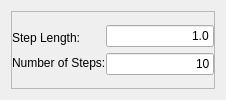
              <widget class="QWidget" name="Exhaustive">
               <layout class="QVBoxLayout" name="verticalLayout_41">
                <item>
                 <widget class="QFrame" name="m_ExhaustiveFrame">
                  <property name="frameShape">
                   <enum>QFrame::StyledPanel</enum>
                  </property>
                  <property name="frameShadow">
                   <enum>QFrame::Raised</enum>
                  </property>
                  <layout class="QVBoxLayout" name="verticalLayout_12">
                   <property name="spacing">
                    <number>0</number>
                   </property>
                   <property name="margin">
                    <number>0</number>
                   </property>
                   <item>
                    <layout class="QHBoxLayout" name="_5">
                     <item>
                      <layout class="QVBoxLayout" name="_6">
                       <item>
                        <widget class="QLabel" name="textLabel1_4">
                         <property name="text">
                          <string>Step Length:</string>
                         </property>
                         <property name="wordWrap">
                          <bool>false</bool>
                         </property>
                        </widget>
                       </item>
                       <item>
                        <widget class="QLabel" name="textLabel2_2">
                         <property name="text">
                          <string>Number of Steps:</string>
                         </property>
                         <property name="wordWrap">
                          <bool>false</bool>
                         </property>
                        </widget>
                       </item>
                      </layout>
                     </item>
                     <item>
                      <layout class="QVBoxLayout" name="_7">
                       <property name="spacing">
                        <number>6</number>
                       </property>
                       <item>
                        <widget class="QLineEdit" name="m_StepLengthExhaustive">
                         <property name="text">
                          <string>1.0</string>
                         </property>
                         <property name="alignment">
                          <set>Qt::AlignRight</set>
                         </property>
                        </widget>
                       </item>
                       <item>
                        <widget class="QLineEdit" name="m_NumberOfStepsExhaustive">
                         <property name="text">
                          <string>10</string>
                         </property>
                         <property name="alignment">
                          <set>Qt::AlignRight</set>
                         </property>
                        </widget>
                       </item>
                      </layout>
                     </item>
                    </layout>
                   </item>
                  </layout>
                 </widget>
                </item>
               </layout>
              </widget>
